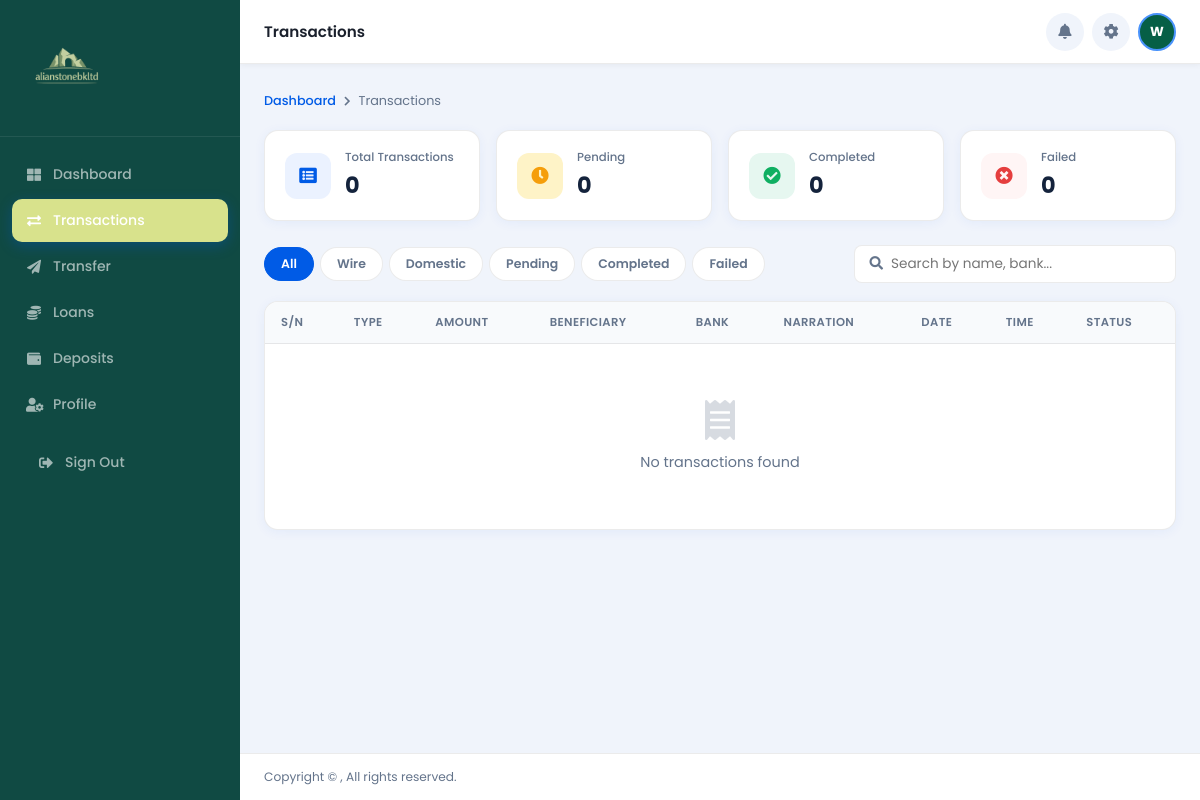
The app's page /transactions/ (signed in), older data.
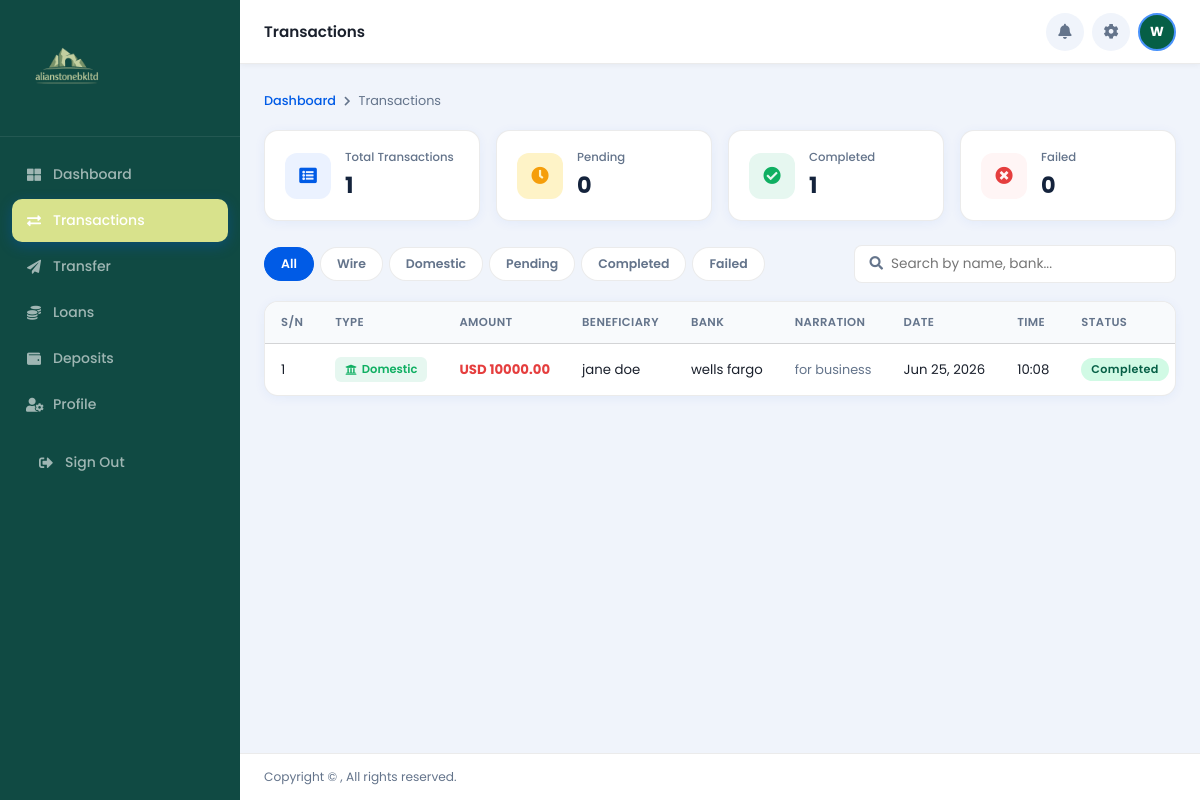
The same page, newer data.
### app/models.py (models this page shows, shortened)
class DomesticTransfer(models.Model):
    STATUS_CHOICES = [
        ('Pending',   'Pending'),
        ('Completed', 'Completed'),
        ('Failed',    'Failed'),
    ]
    user = models.ForeignKey(User, on_delete=models.CASCADE, related_name='domestic_transfers')
    amount = models.DecimalField(max_digits=14, decimal_places=2)
    beneficiary_name = models.CharField(max_length=150)
    beneficiary_account_no = models.CharField(max_length=50)
    bank_name = models.CharField(max_length=150)
    account_type = models.CharField(max_length=50, blank=True)
    narration = models.TextField(blank=True)
    status = models.CharField(max_length=20, choices=STATUS_CHOICES, default='Pending')
    created_at = models.DateTimeField(default=timezone.now)  # ✅ editable
    class Meta:
        ordering = ['-created_at']
        verbose_name = 'Domestic Transfer'
        verbose_name_plural = 'Domestic Transfers'

### app/views.py (the view)
# urls.py: path('transactions/', views.transactions, name='transactions'),
@login_required(login_url='app:login')
def transactions(request):
    profile = getattr(request.user, 'profile', None)
    active_filter = request.GET.get('filter', 'all')
    search_query  = request.GET.get('q', '').strip()
    wire_qs     = WireTransfer.objects.filter(user=request.user)
    domestic_qs = DomesticTransfer.objects.filter(user=request.user)
    if active_filter == 'wire':
        wire_qs     = wire_qs
        domestic_qs = domestic_qs.none()
    elif active_filter == 'domestic':
        wire_qs     = wire_qs.none()
        domestic_qs = domestic_qs
    elif active_filter == 'pending':
        wire_qs     = wire_qs.filter(status='Pending')
        domestic_qs = domestic_qs.filter(status='Pending')
    elif active_filter == 'completed':
        wire_qs     = wire_qs.filter(status='Completed')
        domestic_qs = domestic_qs.filter(status='Completed')
    elif active_filter == 'failed':
        wire_qs     = wire_qs.filter(status='Failed')
        domestic_qs = domestic_qs.filter(status='Failed')
    if search_query:
        wire_qs     = wire_qs.filter(beneficiary_name__icontains=search_query) | \
                      wire_qs.filter(bank_name__icontains=search_query)
        domestic_qs = domestic_qs.filter(beneficiary_name__icontains=search_query) | \
                      domestic_qs.filter(bank_name__icontains=search_query)
    wire_list     = list(wire_qs)
    domestic_list = list(domestic_qs)
    for txn in wire_list:
        txn.transfer_type = 'Wire'
    for txn in domestic_list:
        txn.transfer_type = 'Domestic'
    all_transfers = sorted(
        chain(wire_list, domestic_list),
        key=attrgetter('created_at'),
        reverse=True
    )
    all_wire     = WireTransfer.objects.filter(user=request.user)
    all_domestic = DomesticTransfer.objects.filter(user=request.user)
    total_count    = all_wire.count()     + all_domestic.count()
    pending_count  = all_wire.filter(status='Pending').count()   + all_domestic.filter(status='Pending').count()
    completed_count= all_wire.filter(status='Completed').count() + all_domestic.filter(status='Completed').count()
    failed_count   = all_wire.filter(status='Failed').count()    + all_domestic.filter(status='Failed').count()
    paginator    = Paginator(all_transfers, 10)
    page_number  = request.GET.get('page', 1)
    transactions = paginator.get_page(page_number)
    context = {
        'profile':          profile,
        'first_name':       request.user.first_name or request.user.username,
        'currency_display': profile.currency if profile else 'USD',
        'transactions':     transactions,
        'active_filter':    active_filter,
        'search_query':     search_query,
        'total_count':      total_count,
        'pending_count':    pending_count,
        'completed_count':  completed_count,
        'failed_count':     failed_count,
    }
    return render(request, 'app/transactions.html', context)

### app/templates/app/transactions.html (shortened to what the changed rows need)
{% load static %}
<!DOCTYPE html>
<html lang="en">
<head>
    <link rel="stylesheet" href="https://use.fontawesome.com/releases/v5.15.4/css/all.css">
    <link rel="stylesheet" href="{% static 'app/dashboard.css' %}">
    <link rel="stylesheet" href="{% static 'app/transactions.css' %}">
</head>
<body>
    <div class="main" id="main">
        <div class="page">
            <div class="txn-stats">
                <div class="txn-stat-card">
                    <div>
                        <p class="txn-stat-card__label">Total Transactions</p>
                        <p class="txn-stat-card__value">{{ total_count }}</p>
                    </div>
                </div>
                <div class="txn-stat-card">
                    <div>
                        <p class="txn-stat-card__label">Completed</p>
                        <p class="txn-stat-card__value">{{ completed_count }}</p>
                    </div>
                </div>
            </div>
            <div class="table-wrap">
                <div class="table-scroll">
                    <table>
                        <thead>
                            <tr>
                                <th>S/N</th>
                                <th>Type</th>
                                <th>Amount</th>
                                <th>Beneficiary</th>
                                <th>Bank</th>
                                <th>Narration</th>
                                <th>Date</th>
                                <th>Time</th>
                                <th>Status</th>
                            </tr>
                        </thead>
                        <tbody>
                            {% if transactions %}
                            {% for txn in transactions %}
                            <tr>
                                <td>{{ forloop.counter }}</td>
                                <td>
                                    <span class="type-badge type-badge--{{ txn.transfer_type|lower }}">
                                        {% if txn.transfer_type == 'Wire' %}
                                        <i class="fas fa-globe"></i> Wire
                                        {% else %}
                                        <i class="fas fa-university"></i> Domestic
                                        {% endif %}
                                    </span>
                                </td>
                                <td class="debit">{{ currency_display }} {{ txn.amount }}</td>
                                <td>{{ txn.beneficiary_name }}</td>
                                <td>{{ txn.bank_name }}</td>
                                <td class="narration-cell">{{ txn.narration|default:"—" }}</td>
                                <td>{{ txn.created_at|date:"M d, Y" }}</td>
                                <td>{{ txn.created_at|time:"H:i" }}</td>
                                <td><span class="pill pill--{{ txn.status|lower }}">{{ txn.status }}</span></td>
                            </tr>
                            {% endfor %}
                            {% else %}
                            <tr>
                                <td colspan="9" class="empty-row">
                                    <i class="fas fa-receipt"></i>
                                    <p>No transactions found</p>
                                </td>
                            </tr>
                            {% endif %}
                        </tbody>
                    </table>
                </div>
            </div>
        </div>
    </div>
</body>
</html>

Row changes from the older to the newer data that the page shows:
added DomesticTransfer: shows "Domestic", currency_display "USD", amount "10000.00", beneficiary_name "jane doe", bank_name "wells fargo", narration "for business", created_at "Jun 25, 2026", created_at "10:08", status "Completed"
Text that changed along with them:
{{ total_count }}: "0" → "1"
{{ completed_count }}: "0" → "1"
text no longer shown: "No transactions found"
